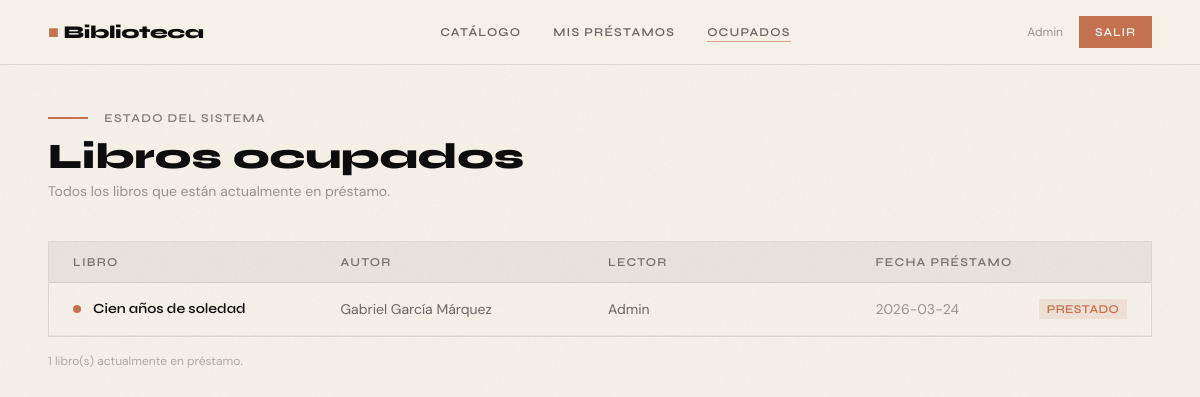
Screenshot of /occupied (signed in) with the database file from the repository.
### tables this page shows
CREATE TABLE users (
            id       INTEGER PRIMARY KEY AUTOINCREMENT,
            name     TEXT    NOT NULL,
            email    TEXT    NOT NULL UNIQUE,
            password TEXT    NOT NULL
        );

CREATE TABLE loans (
            id          INTEGER PRIMARY KEY AUTOINCREMENT,
            user_id     INTEGER NOT NULL REFERENCES users(id),
            book_id     INTEGER NOT NULL REFERENCES books(id),
            loan_date   TEXT    DEFAULT (datetime('now')),
            return_date TEXT,
            returned    INTEGER DEFAULT 0        -- 0 = activo, 1 = devuelto
        );

CREATE TABLE books (
            id          INTEGER PRIMARY KEY AUTOINCREMENT,
            title       TEXT    NOT NULL,
            author      TEXT    NOT NULL,
            genre       TEXT,
            year        INTEGER,
            cover_color TEXT    DEFAULT '#3D5A47',
            available   INTEGER DEFAULT 1        -- 1 = disponible, 0 = prestado
        );

### app.py (the view)
@app.route('/occupied')
@login_required
def occupied():
    conn  = get_db_connection()
    loans = conn.execute(
        """SELECT books.title, books.author, books.cover_color,
                  users.name AS borrower, loans.loan_date
           FROM loans
           JOIN books ON loans.book_id=books.id
           JOIN users ON loans.user_id=users.id
           WHERE loans.returned=0
           ORDER BY loans.loan_date DESC"""
    ).fetchall()
    conn.close()
    return render_template('occupied.html', loans=loans)

### app.py (called while the page is built)
def get_db_connection():
    conn = sqlite3.connect(DATABASE)
    conn.row_factory = sqlite3.Row
    return conn

def login_required(f):
    from functools import wraps
    @wraps(f)
    def decorated(*args, **kwargs):
        if 'user_id' not in session:
            flash("Debes iniciar sesión primero.")
            return redirect(url_for('login'))
        return f(*args, **kwargs)
    return decorated

### templates/occupied.html (shortened to what this page needs)
{% extends "base.html" %}
{% block content %}
<div class="mb-2">
  <span style="width:40px;height:2px;background:#C4714F;display:inline-block;vertical-align:middle;margin-right:12px;"></span>
  <span class="text-xs font-display font-semibold tracking-widest text-ink uppercase opacity-50">Estado del sistema</span>
</div>
<h1 class="font-display text-4xl font-extrabold text-ink mb-1">Libros ocupados</h1>
<p class="text-sm text-ink opacity-40 mb-10">Todos los libros que están actualmente en préstamo.</p>
{% if loans %}
<div class="overflow-hidden border border-ink border-opacity-10">
  <div class="grid grid-cols-4 gap-4 px-6 py-3 bg-ink bg-opacity-5 border-b border-ink border-opacity-10">
    <span class="text-xs font-display font-semibold tracking-widest uppercase opacity-50">Libro</span>
    <span class="text-xs font-display font-semibold tracking-widest uppercase opacity-50">Autor</span>
    <span class="text-xs font-display font-semibold tracking-widest uppercase opacity-50">Lector</span>
    <span class="text-xs font-display font-semibold tracking-widest uppercase opacity-50">Fecha préstamo</span>
  </div>
  {% for loan in loans %}
  <div class="grid grid-cols-4 gap-4 px-6 py-4 border-b border-ink border-opacity-5 items-center hover:bg-ink hover:bg-opacity-[0.02] transition-colors animate-fade-up" style="animation-delay:{{ loop.index0 * 0.05 }}s;opacity:0">
    <div class="flex items-center gap-3">
      <div class="w-2 h-2 rounded-full flex-shrink-0" style="background:{{ loan['cover_color'] }}"></div>
      <span class="font-display font-semibold text-sm text-ink truncate">{{ loan['title'] }}</span>
    </div>
    <span class="text-sm text-ink opacity-60 truncate">{{ loan['author'] }}</span>
    <span class="text-sm text-ink opacity-60">{{ loan['borrower'] }}</span>
    <div class="flex items-center justify-between">
      <span class="text-sm text-ink opacity-40">{{ loan['loan_date'][:10] }}</span>
      <span class="badge-borrowed text-xs font-display font-semibold px-2 py-0.5 uppercase tracking-wide">Prestado</span>
    </div>
  </div>
  {% endfor %}
</div>
<p class="text-xs text-ink opacity-30 mt-4">{{ loans | length }} libro(s) actualmente en préstamo.</p>
{% else %}
<div class="text-center py-24 text-ink opacity-30">
  <p class="text-6xl mb-4">✅</p>
  <p class="font-display text-xl mb-2">Todos los libros están disponibles</p>
  <p class="text-sm">No hay préstamos activos en este momento.</p>
</div>
{% endif %}
{% endblock %}

### templates/base.html (shortened to what this page needs)
<!DOCTYPE html>
<html lang="es">
<head>
  <script src="https://cdn.tailwindcss.com"></script>
</head>
<body class="noise bg-cream min-h-screen">
  {% if session.user_id %}
  <nav class="relative z-20 border-b border-ink border-opacity-10 bg-cream bg-opacity-90 backdrop-blur-sm">
    <div class="max-w-6xl mx-auto px-6 flex items-center justify-between h-16">
      <a href="{{ url_for('dashboard') }}" class="font-display font-extrabold text-lg text-ink tracking-tight">
        <span class="text-clay">■</span> Biblioteca
      </a>
      <div class="hidden md:flex items-center gap-8 text-xs font-semibold uppercase tracking-widest">
        <a href="{{ url_for('books') }}"    class="nav-link text-ink opacity-60 hover:opacity-100 transition-opacity {% if request.endpoint=='books' %}active opacity-100{% endif %}">Catálogo</a>
        <a href="{{ url_for('my_loans') }}" class="nav-link text-ink opacity-60 hover:opacity-100 transition-opacity {% if request.endpoint=='my_loans' %}active opacity-100{% endif %}">Mis préstamos</a>
        <a href="{{ url_for('occupied') }}" class="nav-link text-ink opacity-60 hover:opacity-100 transition-opacity {% if request.endpoint=='occupied' %}active opacity-100{% endif %}">Ocupados</a>
      </div>
      <div class="flex items-center gap-4">
        <span class="hidden md:inline text-xs font-body text-ink opacity-40">{{ session.user_name }}</span>
        <a href="{{ url_for('logout') }}" class="btn-clay text-xs py-2 px-4"><span>Salir</span></a>
      </div>
    </div>
  </nav>
  {% endif %}
  <main class="relative z-10 max-w-6xl mx-auto px-6 py-10">
    {% block content %}{% endblock %}
  </main>
</body>
</html>

### templates/base.html (style rules this page uses)
body { font-family:'DM Sans',sans-serif; }
h1,h2,h3,h4,label,nav { font-family:'Syne',sans-serif; }
.noise::before { content:''; position:fixed; inset:0; pointer-events:none; z-index:0; }
.nav-link { position:relative; }
.nav-link::after { content:''; position:absolute; left:0; bottom:-2px; width:0; height:1.5px; background:#C4714F; transition:width .3s; }
.nav-link:hover::after, .nav-link.active::after { width:100%; }
.btn-clay { background:#C4714F; color:#F5F0E8; font-family:'Syne',sans-serif; font-weight:600; letter-spacing:.07em; text-transform:uppercase; font-size:.75rem; padding:10px 24px; border:none; cursor:pointer; position:relative; overflow:hidden; transition:.3s; display:inline-block; text-decoration:none; }
.btn-clay::after { content:''; position:absolute; left:-100%; top:0; width:100%; height:100%; background:#0D0D0D; transition:left .35s ease; z-index:0; }
.btn-clay span { position:relative; z-index:1; }
.badge-borrowed { background:#C4714F20; color:#C4714F; }

### rows the page displays
users: user_name "Admin"
loans: title "Cien años de soledad", author "Gabriel García Márquez", borrower "Admin", loan_date "2026-03-24"

### other values shown
{{ loans | length }} "1"
